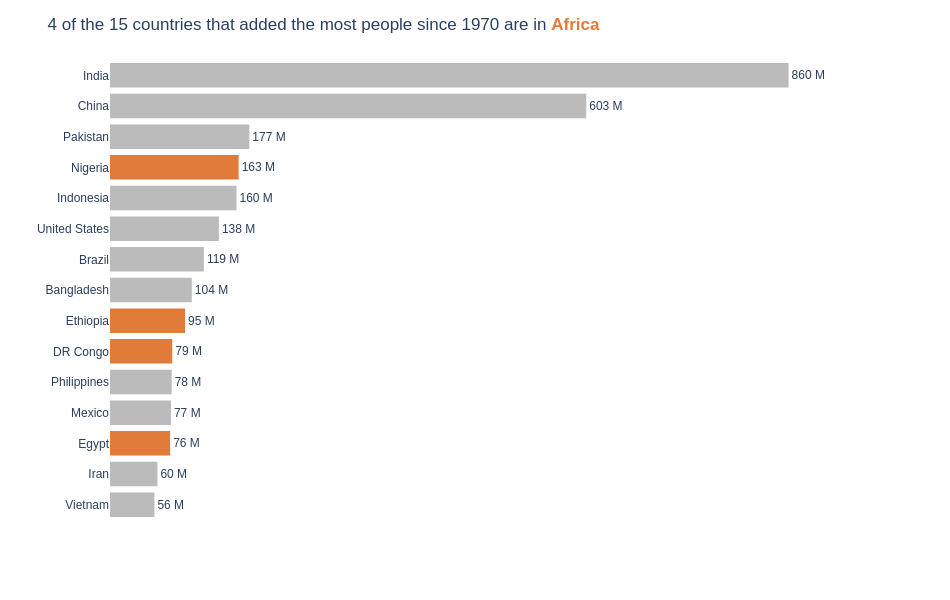

Source (notebook cell):
### Markdown cell above
**Chart choice & justification:** *Which chart did you choose, and why? Justify design choices.

Sorted horizontal bar. I chose this type of bar because the question is about rating, and the length of bars from same zero line is easier to compare. 
African countries are orange and all others grey, so you can count the African countries at a glance, and the title gives the answer (4 of 15). Each bar is labelled with its value in millions, so the x-axis and legend could be removed.

### Code cell
# Q2 — Sorted horizontal bar: top 15 countries by people added 1970 → 2022
df['Added'] = df['2022 Population'] - df['1970 Population']
top15 = df.nlargest(15, 'Added').copy()
top15['Group'] = np.where(top15['Continent'] == 'Africa', 'Africa', 'Other continents')
n_africa = (top15['Group'] == 'Africa').sum()

fig = px.bar(
    top15, x='Added', y='Country', orientation='h',
    color='Group',
    color_discrete_map={'Africa': ORANGE, 'Other continents': GREY},
    category_orders={'Country': top15['Country'].tolist()},   
    text=(top15['Added'] / 1e6).round(0).astype(int).astype(str) + ' M',
    hover_data={'Continent': True, 'Group': False, 'Added': ':,'},
    labels={'Added': 'People added 1970–2022', 'Country': ''},
    template='plotly_white', height=600, width=950,
)
fig.update_traces(textposition='outside', marker_line_width=0)
fig.update_layout(
    title=f'{n_africa} of the 15 countries that added the most people since 1970 are in <span style="color:{ORANGE}"><b>Africa</b></span>',
    font=FONT, showlegend=False,
    xaxis=dict(visible=False, range=[0, top15['Added'].max() * 1.12]),
    yaxis=dict(showgrid=False),
)
fig.show()

### Figure 1 — Plotly figure (JSON) as saved in the notebook; plotly's stock layout.template omitted (floating-point values rounded to 4 significant figures)
{"data": [{"customdata": [["Asia", "Other continents"], ["Asia", "Other continents"], ["Asia", "Other continents"], ["Asia", "Other continents"], ["North America", "Other continents"], ["South America", "Other continents"], ["Asia", "Other continents"], ["Asia", "Other continents"], ["North America", "Other continents"], ["Asia", "Other continents"], ["Asia", "Other continents"]], "hovertemplate": "People added 1970–2022=%{x:,}<br>=%{y}<br>text=%{text}<br>Continent=%{customdata[0]}<extra></extra>", "legendgroup": "Other continents", "marker": {"color": "#BBBBBB", "line": {"width": 0}, "pattern": {"shape": ""}}, "name": "Other continents", "orientation": "h", "showlegend": true, "text": ["860 M", "603 M", "177 M", "160 M", "138 M", "119 M", "104 M", "78 M", "77 M", "60 M", "56 M"], "textposition": "outside", "type": "bar", "x": [859671872, 603352887, 176533990, 160272945, 137961517, 118943623, 103644512, 78123423, 77214819, 60100865, 56258007], "xaxis": "x", "y": ["India", "China", "Pakistan", "Indonesia", "United States", "Brazil", "Bangladesh", "Philippines", "Mexico", "Iran", "Vietnam"], "yaxis": "y"}, {"customdata": [["Africa", "Africa"], ["Africa", "Africa"], ["Africa", "Africa"], ["Africa", "Africa"]], "hovertemplate": "People added 1970–2022=%{x:,}<br>=%{y}<br>text=%{text}<br>Continent=%{customdata[0]}<extra></extra>", "legendgroup": "Africa", "marker": {"color": "#E07B39", "line": {"width": 0}, "pattern": {"shape": ""}}, "name": "Africa", "orientation": "h", "showlegend": true, "text": ["163 M", "95 M", "79 M", "76 M"], "textposition": "outside", "type": "bar", "x": [162971948, 95071678, 78858479, 76208117], "xaxis": "x", "y": ["Nigeria", "Ethiopia", "DR Congo", "Egypt"], "yaxis": "y"}], "layout": {"barmode": "relative", "font": {"family": "Arial", "size": 12}, "height": 600, "legend": {"title": {"text": "Group"}, "tracegroupgap": 0}, "margin": {"t": 60}, "showlegend": false, "title": {"text": "4 of the 15 countries that added the most people since 1970 are in <span style=\"color:#E07B39\"><b>Africa</b></span>"}, "width": 950, "xaxis": {"anchor": "y", "domain": [0, 1], "range": [0, 962800000.0], "title": {"text": "People added 1970–2022"}, "visible": false}, "yaxis": {"anchor": "x", "categoryarray": ["Vietnam", "Iran", "Egypt", "Mexico", "Philippines", "DR Congo", "Ethiopia", "Bangladesh", "Brazil", "United States", "Indonesia", "Nigeria", "Pakistan", "China", "India"], "categoryorder": "array", "domain": [0, 1], "showgrid": false, "title": {"text": ""}}}}
